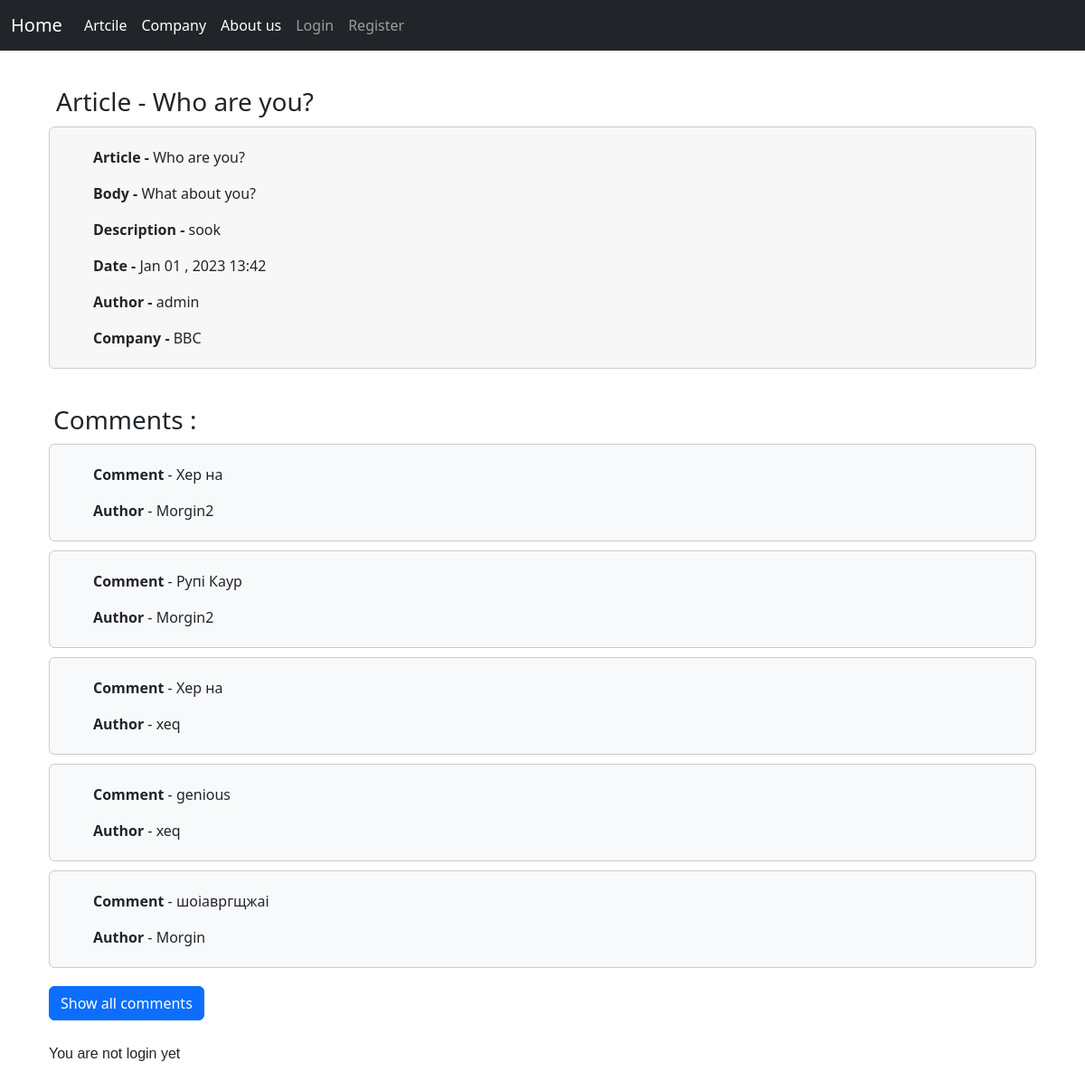
Page /DetailArticle/10/999/ on the committed database.
### newspaper_app/models.py (models this page shows, shortened)
class Article(models.Model):
    title = models.CharField(max_length=120)
    body = models.TextField()
    description = models.CharField(max_length=300)
    author = models.ForeignKey(get_user_model() , on_delete=models.CASCADE)
    company = models.ForeignKey(Company , on_delete=models.CASCADE)
    date = models.DateTimeField(auto_now_add=True)
    def __str__(self):
        return self.title

class Company(models.Model):
    name = models.CharField(max_length=120)
    description = models.TextField()
    date = models.DateTimeField(auto_now_add=True)
    author = models.ForeignKey(get_user_model() , on_delete=models.CASCADE , null=True)
    def __str__(self):
        return self.name

class Coment(models.Model):
    article = models.ForeignKey(Article , on_delete=models.CASCADE)
    author = models.ForeignKey(get_user_model() , on_delete=models.CASCADE)
    comment = models.CharField(max_length=400 , null=True)
    date = models.DateTimeField(auto_now_add=True ,  null=True)
    def __str__(self):
        return self.comment

### user_app/models.py (models this page shows)
class PersonalCustomUser(AbstractUser):
    age = models.PositiveBigIntegerField(blank=True , null=True)
    email  = models.EmailField(blank=True , null=True)

### newspaper_app/views.py (the view)
# urls.py: path('DetailArticle/<int:pk>/<int:id>/' , views.newspaper_detail_view , name = 'detail_newspaper'),
def newspaper_detail_view(request, pk , id=999):
    a = models.Article.objects.get(id=pk)
    ccc = models.Coment.objects.filter(article = a)
    if len(ccc) > 5:
        g = 1
    else:
        g = 2
    if request.method == 'GET':
        cc = models.Coment.objects.filter(article=a).order_by('-date')
        cc = cc[0:5]
        p = 1
        if p == 1:
            print('HI')
    else:
        p = 0
        cc = models.Coment.objects.filter(article=a).order_by('-date')
    if id != 999:
        u = PersonalCustomUser.objects.get(id=id)
        a = models.Article.objects.get(id=pk)
        c = models.Coment.objects.filter(author=u , article=a)
        if len(c) >= 2:
            t = 1
            context = {'article' : a , 't' : t , 'com' : cc, 'u' : u , 'g' : g , 'p' : p}
        else:
            if request.method != 'POST':
                form = forms.ComentForm()
            else:
                form = forms.ComentForm(data = request.POST)
                if form.is_valid():
                    new_comment = form.save(commit=False)
                    new_comment.article = a
                    new_comment.author = u
                    new_comment.save()
                    return redirect('detail_newspaper' ,pk , id)
            context = {'article' : a , 'form' : form , 'com' : cc , 'u' : u , 'come' : ccc , 'g' : g , 'p' : p }
        return render(request , 'detail_newspaper.html' , context)
    else:
        t = 2
        if t == 2:
            print('ssss')
        a = models.Article.objects.get(id=pk)
        context = {'article' : a , 't' : t , 'com' : cc , 'come' : ccc , 'g' : g, 'p' : p }
        return render(request , 'detail_newspaper.html' , context)

### templates/detail_newspaper.html (shortened to what this page needs)
{% extends 'base.html' %}
{% block content %}
{% load bootstrap4 %}
<h3 class="r">Article - {{ article }}</h3>
<div class='container main'>
    <div class="bg-light p-5 rounded gg">
        <p class='dmytro'><span class='company'>Article - </span>{{ article }}</p>
        <p><span class='company'>Body - </span>{{ article.body }}</p>
        <p><span class='company'>Description - </span>{{ article.description }}</p>
        <p><span class='company'>Date - </span>{{ article.date|date:'M d , Y H:i' }}</p>
        <p><span class='company'>Author - </span>{{ article.author }}</p>
        <p class='vladd'><span class='company'>Company - </span>{{ article.company }}</p>
    </div>
    <h3 class='bom'>Comments : </h3>
    {% if com %}
        {% for i in com %}
        <div class="bg-light p-5 rounded ga">
            <p class='dmytro'><span class="company">Comment</span> - {{ i }}</a></p>
            <p class='vladd'><span class="company">Author</span> - {{ i.author }}</a></p>
        </div>
        {% endfor %}
        {% if user.is_authenticated %}
            {% if g == 1 %}
                {% if p == 1 %}
                    <form method='post' action = "{% url 'detail_newspaper' article.id user.id %}">
                        {% csrf_token %}
                        <button type = 'submit' class="btn btn-primary btt">Show all comments</button>
                    </form>
                {% elif p == 0 %}
                    <form method='GET' action = "{% url 'detail_newspaper' article.id user.id %}">
                        {% csrf_token %}
                        <button type = 'submit' class="btn btn-primary btt">Back</button>
                    </form>
                {% endif %}
            {% endif %}
        {% else %}
            {% if g == 1 %}
                {% if p == 1 %}
                    <form method='post' action = "{% url 'detail_newspaper' article.id 999 %}">
                        <button type = 'submit' class="btn btn-primary btt">Show all comments</button>
                    </form>
                {% elif p == 0%}
                    <form method='GET' action = "{% url 'detail_newspaper' article.id 999 %}">
                        {% csrf_token %}
                        <button type = 'submit' class="btn btn-primary btt">Back</button>
                    </form>
                {% endif %}
            {% endif %}
        {% endif %}
    {% else %}
        <p>There are not added comments below yet</p>
    {% endif %}
    {% if user.is_authenticated %}
            {% if t != 1 and t != 2 %}
                <form action="{% url 'detail_newspaper' article.pk user.id %}" method = 'POST' class='form'>
                    {% csrf_token %}
                    {% bootstrap_form form %}
                    {% buttons %}
                <button type = 'submit'class='btn btn-primary l'>Send</button>
                {% endbuttons %}
                </form>
            {% elif t == 2 %}
            <p>You are not login in</p>
            {% elif t == 1 %}
                <p class='pp'>You have already used your comments for this topic. Note that you have only two comments for each article</p>
                <p class='pe'>only for reporter</p>
            {% endif %}
            <div class='chik'>
                <a class = "ters" href = "{% url 'newspaper_update' article.pk %}">Edit</a>
                <a class='tes' href = "{% url 'newspaper_delete' article.pk %}">Delete</a>
            </div>
    {% else %}
        <p class='ppp'>You are not login yet</p>
    {% endif %}
</div>
{% endblock content%}

### templates/base.html (shortened to what this page needs)
{% load static %}
<!DOCTYPE html>
<html lang="en">
<head>
    <link href="{% static 'css/base.css' %}" rel="stylesheet">
    <link href="https://cdn.jsdelivr.net/npm/bootstrap@5.2.3/dist/css/bootstrap.min.css" rel = "stylesheet">
    <link href="{% static 'css/base.css' %}" rel="stylesheet">
</head>
<body>
    <nav class="navbar navbar-expand-md navbar-dark bg-dark mb-4">
      <div class="container-fluid">
        <a class="navbar-brand" href="{% url 'index' %}">Home</a>
            <div class="collapse navbar-collapse" id="navbarCollapse">
            <ul class="navbar-nav me-auto mb-2 mb-md-0">
                <li class="nav-item">
                    <a class="nav-link active" href="{% url 'newspaper_list_view' %}">Artcile</a>
                </li>
                <li class="nav-item">
                <a class="nav-link active" href="{% url 'company_list' %}">Company</a>
                </li>
                <li class="nav-item">
                    <a class="nav-link active" href="{% url 'about_us' %}">About us</a>
                </li>
                {% if user.is_authenticated %}
                <li class="nav-item active">
                    <a class="nav-link" href="{% url 'logout' %}">Log out</a>
                </li>
                {% else %}
                <li class="nav-item">
                    <a class="nav-link" href="{% url 'login' %}">Login</a>
                </li>
                <li class="nav-item">
                    <a class="nav-link" href="{% url 'register' %}">Register</a>
                </li>
                {% endif %}
            </ul>
            </div>
      </div>
    </nav>
    <div class="container">
    {% block content%}
    {% endblock content %}
    </div>
</body>

### static/css/base.css (style rules this page uses)
body { background-color: rgb(255, 255, 255); }
.rounded { margin-top: 10px; }
a { text-decoration: none; color: #007eff; }
.gg { background-color: rgb(247, 247, 247)!important; border: 1px solid rgb(205, 203, 200); }
.btt { margin-top: 10px; margin-bottom: 15px; }
.main { background-color: #ffffff; }
.r { margin-top: 40px; margin-bottom: 10px; margin-left: 20px; }
.company { font-weight: 900; }
.dmytro { margin-top: -27px; }
.vladd { margin-bottom: -27px !important; margin-top: 0px; }
.ga { margin-top: 10px; border: 1px solid rgb(205, 203, 200); }
.bom { margin-top: 40px; margin-bottom: 10px; margin-left: 5px; }
.btt { margin-top: 20px; }
.ppp { margin-top: 10px; font-family: 'Franklin Gothic Medium', 'Arial Narrow', Arial, sans-serif; margin-bottom: 100px; }

### rows in the picture
Article: title "Who are you?", body "What about you?", description "sook", date "Jan 01 , 2023 13:42", author "admin", company "BBC"
Coment: comment "Хер на", author "Morgin2"
Coment: comment "Рупі Каур", author "Morgin2"
Coment: comment "Хер на", author "xeq"
Coment: comment "genious", author "xeq"
Coment: comment "шоіавргщжаі", author "Morgin"
